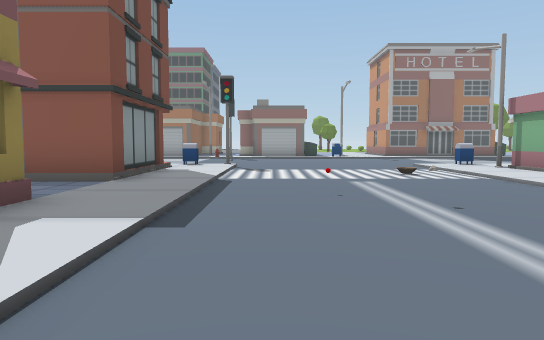
[1] (above)

20 first-person views from a walk through a 3-D level made in the Unity game engine. The camera is 1.3 m above the floor, tilts 4° down and sees 70° across. The floor is counted in squares, 2 m on a side. Each view is taken from the middle of a square. On the plan, view 1 faces up. The plan holds only what a view shows up to about 11 squares ahead; the rest is blank. The place goes on beyond the plan. The player is left out. Some surface patterns are stand-ins.

[2]
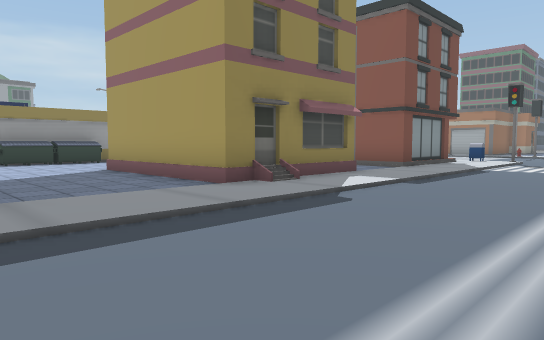

[3]
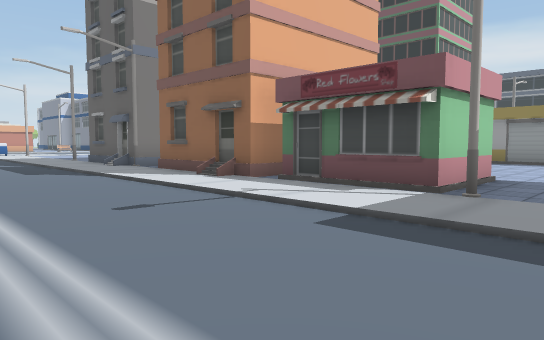

[4]
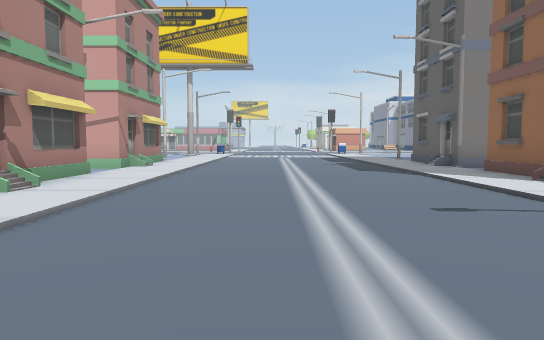

[5]
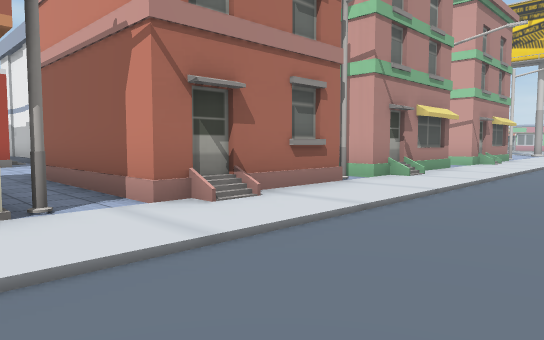

[6]
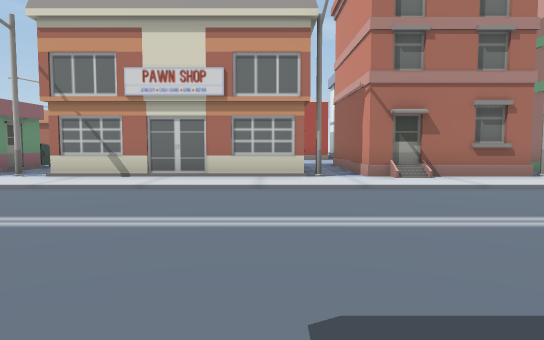

[7]
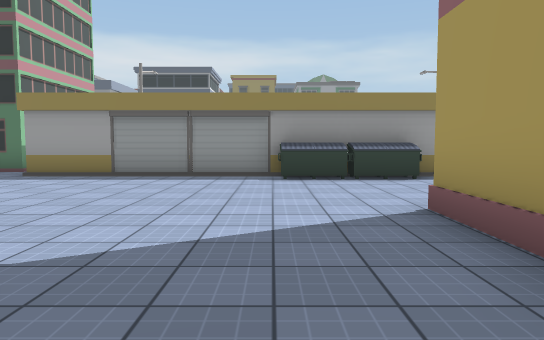

[8]
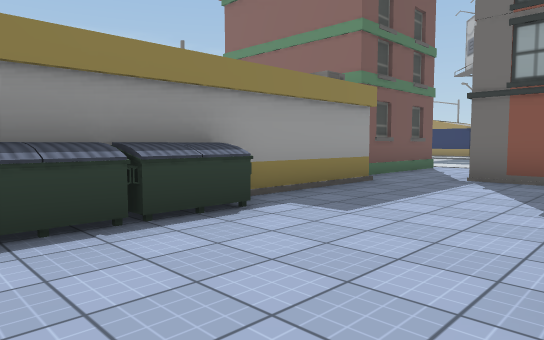

[9]
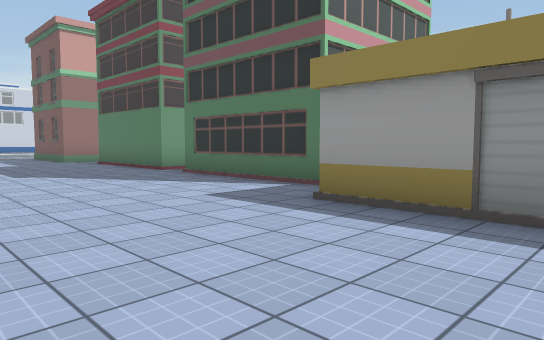

[10]
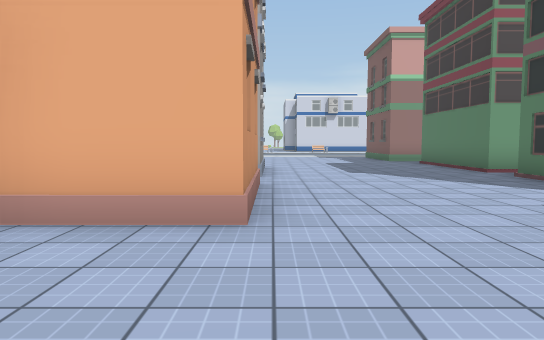

[11]
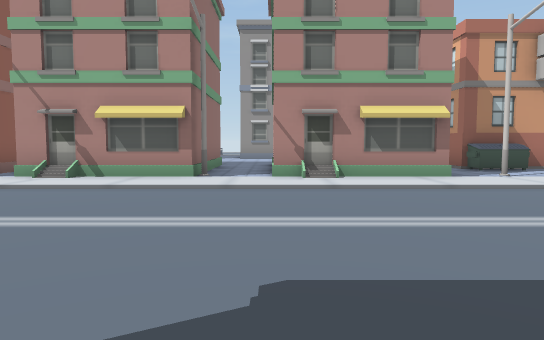

[12]
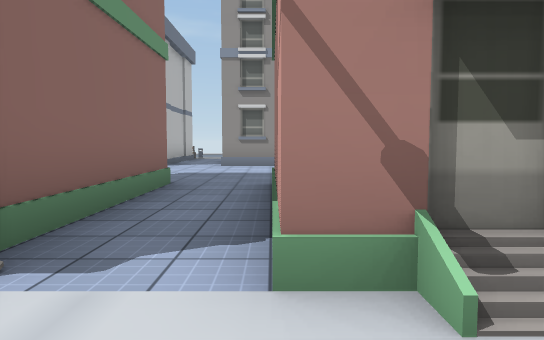

[13]
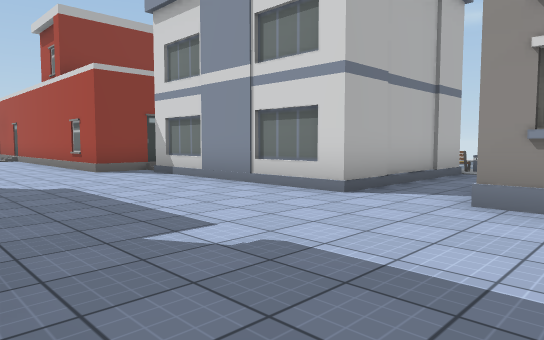

[14]
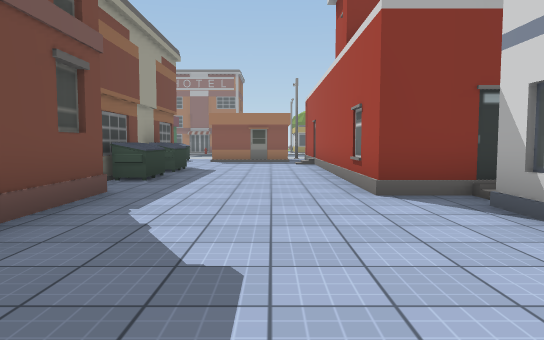

[15]
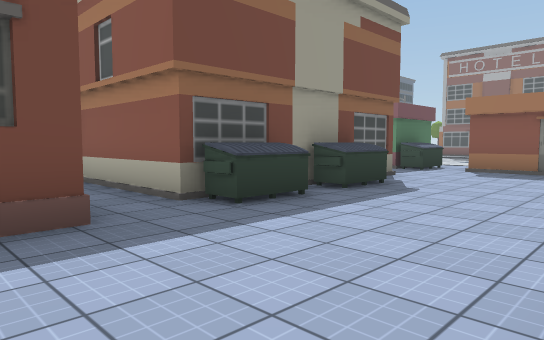

[16]
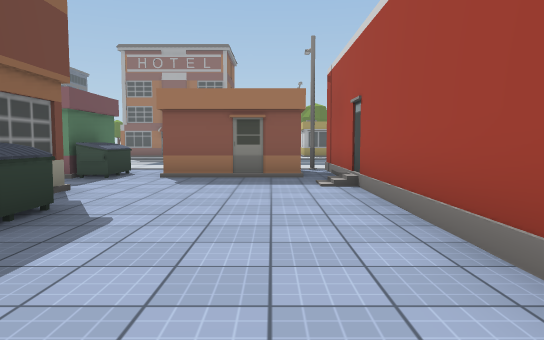

[17]
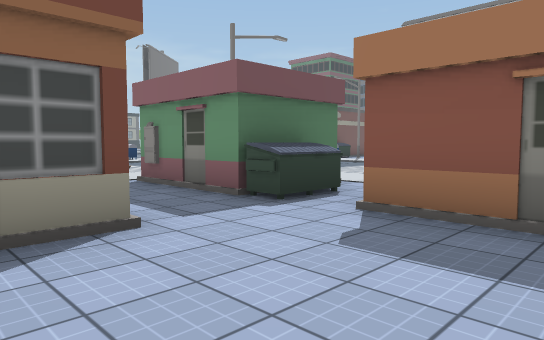

[18]
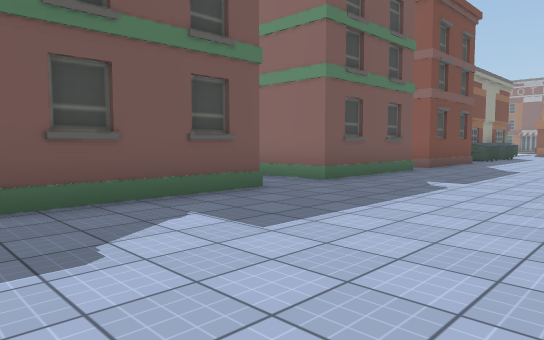

[19]
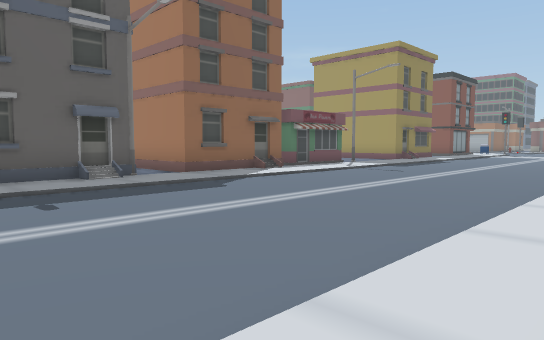

[20]
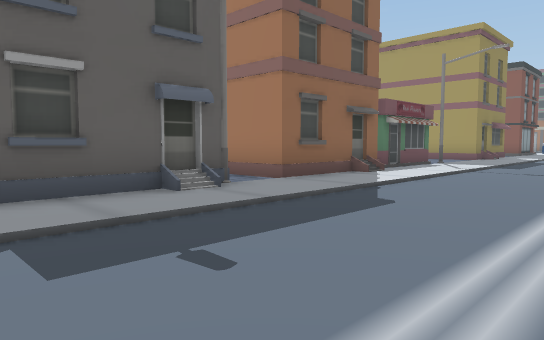

### Floor plan
Key: @ floor where view 1 was taken; # wall or solid block; . main floor; : floor 0.25 m higher than the main floor; / step, stairs or slope; = window, fence, low wall or low ledge; M mailbox; B building; S streetlight; U dumpster; O other object.
Columns run from 14 left of view 1 to 19 right of it. Each row starts with its distance up from view 1.
 11             MO..../M////
 10             :/..../:: ::
  9    #.      B:/..../SB #.   S
  8    B.      #:/...//:###U   .
  7    #.      #:/..../:###U....
  6    #.##   ##:/..../:S....../
  5    B...    .:/.=../:B  #....
  4    #...    #:/..=./:#  #....
  3    #...B   #:/..../:#  #U...
  2    #....   #:/..../:#  #....
  1    #U..B####//..../:#  #U...
  0 B  #U.......:/@.../:S......B
 -1 B  #U.......:/..../:####....##
 -2    #.......S:/..../:#   .....
 -3    B.....###:/..../:B   ....B
 -4    #.....  B:/..../:S###.....
 -5    #.....  #:/..../:##  .....
 -6    .....####:/....//#   B...B
 -7   #....B   #:/..../:##  .....####O
 -8   #.....   #:/..../:B###.........
 -9   #..... ###:/..../:S........
-10   B.....  .S:/..../:####.....
-11   .....B   #//....//#   B...B
-12   #.....   #:/..../:#   .....
-13   #....B   #:/..../:B   .....
-14   #.....     /..../:.    ....

Where each view was taken, in squares from view 1:
view 1: 0 up, 0 right, facing up
view 2: 3 down, 2 right, facing up-left
view 3: 1 down, 2 right, facing down-left
view 4: 1 down, 2 right, facing down
view 5: 1 up, 2 right, facing down-right
view 6: 1 up, 2 left, facing right
view 7: 1 down, 3 left, facing left
view 8: 1 down, 7 left, facing up-left
view 9: 3 down, 7 left, facing down-left
view 10: 3 down, 7 left, facing down
view 11: 10 down, 2 left, facing right
view 12: 10 down, 4 right, facing right
view 13: 10 down, 10 right, facing up-right
view 14: 6 down, 12 right, facing up
view 15: 2 down, 13 right, facing up-left
view 16: 0 up, 12 right, facing up
view 17: 4 up, 12 right, facing up-left
view 18: 14 down, 14 right, facing up-left
view 19: 14 down, 5 right, facing up-left
view 20: 14 down, 2 right, facing up-left
